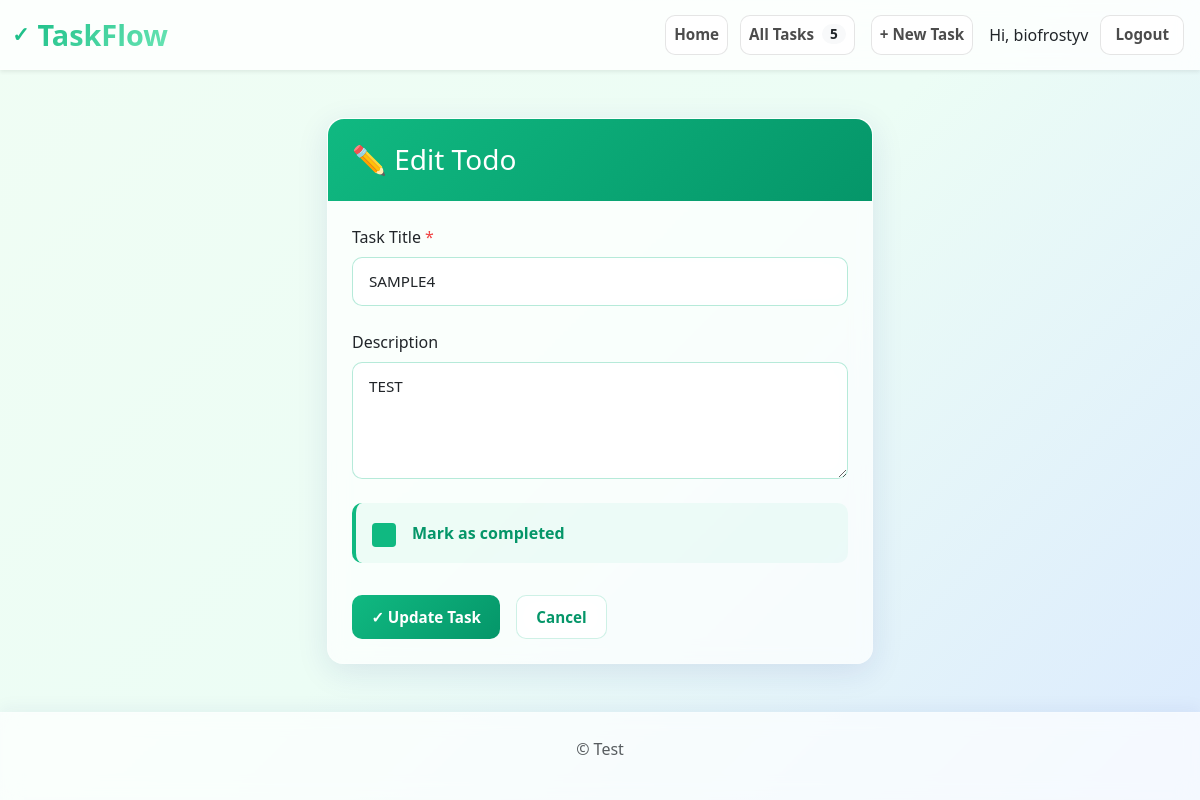
Page /todo/7/edit/ (signed in) on the committed database.
### todoapp/models.py (models this page shows, shortened)
class Todo(models.Model):
    owner = models.ForeignKey(User, on_delete=models.CASCADE, related_name='todos', null=True, blank=True)
    title = models.CharField(max_length=200)
    description = models.TextField(blank=True, null=True)
    completed = models.BooleanField(default=False)
    created_at = models.DateTimeField(auto_now_add=True)
    updated_at = models.DateTimeField(auto_now=True)
    class Meta:
        ordering = ['-created_at']
        verbose_name_plural = 'Todos'

### todoapp/views.py (the view)
# urls.py: path('todo/<int:pk>/edit/', views.todo_update, name='todo_update'),
def todo_update(request, pk):
    todo = get_object_or_404(Todo, pk=pk)
    if todo.owner != request.user:
        return redirect('todo_list')
    if request.method == 'POST':
        form = TodoForm(request.POST, instance=todo)
        if form.is_valid():
            form.save()
            return redirect('todo_detail', pk=todo.pk)
    else:
        form = TodoForm(instance=todo)
    return render(request, 'todoapp/todo_form.html', {'form': form, 'todo': todo, 'title': 'Edit Todo'})

### todoapp/forms.py
class TodoForm(forms.ModelForm):
    class Meta:
        model = Todo
        fields = ['title', 'description', 'completed']
        widgets = {
            'title': forms.TextInput(attrs={
                'class': 'form-control',
                'placeholder': 'Enter todo title'
            }),
            'description': forms.Textarea(attrs={
                'class': 'form-control',
                'placeholder': 'Enter description (optional)',
                'rows': 4
            }),
            'completed': forms.CheckboxInput(attrs={
                'class': 'form-check-input'
            }),
        }

### todoapp/context_processors.py (called while the page is built)
def task_count(request):
    if request.user.is_authenticated:
        count = Todo.objects.filter(owner=request.user).count()
    else:
        count = 0
    return {
        'nav_task_count': count
    }

### todoapp/templates/todoapp/todo_form.html (shortened to what this page needs)
{% extends 'base.html' %}
{% block content %}
<div class="row">
    <div class="col-lg-6 offset-lg-3">
        <div class="card">
            <div class="card-header">
                <h3 class="mb-0">✏️ {{ title }}</h3>
            </div>
            <div class="card-body p-4">
                <form method="POST">
                    <div class="mb-4">
                        <label for="{{ form.title.id_for_label }}" class="form-label">Task Title <span style="color: var(--danger-color);">*</span></label>
                        {{ form.title }}
                    </div>
                    <div class="mb-4">
                        <label for="{{ form.description.id_for_label }}" class="form-label">Description</label>
                        {{ form.description }}
                    </div>
                    <div class="mb-4">
                        <div style="padding: 1rem; background: rgba(16, 185, 129, 0.05); border-radius: 10px; border-left: 4px solid var(--primary-color); display: flex; align-items: center; gap: 1rem;">
                            {{ form.completed }}
                            <label class="form-check-label" for="{{ form.completed.id_for_label }}" style="margin-bottom: 0; cursor: pointer; font-weight: 600; color: var(--primary-dark);">
                                Mark as completed
                            </label>
                        </div>
                    </div>
                    <div class="d-flex gap-3 pt-2">
                        <button type="submit" class="btn btn-primary btn-lg">
                            {% if todo %}✓ Update Task{% else %}+ Create Task{% endif %}
                        </button>
                        <a href="{% url 'todo_list' %}" class="btn btn-secondary btn-lg">Cancel</a>
                    </div>
                </form>
            </div>
        </div>
    </div>
</div>
{% endblock %}

### todoapp/templates/base.html (shortened to what this page needs)
<!DOCTYPE html>
<html lang="en">
<head>
    <link href="https://cdn.jsdelivr.net/npm/bootstrap@5.3.0/dist/css/bootstrap.min.css" rel="stylesheet">
    {% load static %}
    <link rel="stylesheet" href="{% static 'css/style.css' %}">
</head>
<body>
    <nav class="navbar navbar-expand-lg navbar-light sticky-top shadow-sm">
        <div class="container-fluid">
            <a class="navbar-brand" href="{% url 'todo_list' %}">
                <span style="font-size: 1.3rem; margin-right: 0.5rem;">✓</span>TaskFlow
            </a>
            <div class="collapse navbar-collapse" id="navbarNav">
                <ul class="navbar-nav ms-auto">
                    {% url 'todo_list' as home_url %}
                    {% url 'todo_all' as all_url %}
                    <li class="nav-item">
                        <a class="nav-link btn btn-outline-secondary {% if request.path == home_url %}active{% endif %}" href="{{ home_url }}">Home</a>
                    </li>
                    <li class="nav-item">
                        <a class="nav-link btn btn-outline-secondary d-flex align-items-center {% if request.path == all_url %}active{% endif %}" href="{{ all_url }}">All Tasks
                            {% if nav_task_count %}
                                <span class="badge bg-light text-dark ms-2">{{ nav_task_count }}</span>
                            {% endif %}
                        </a>
                    </li>
                    <li class="nav-item">
                        <a class="nav-link btn btn-outline-secondary ms-2" href="{% url 'todo_create' %}">+ New Task</a>
                    </li>
                    {% if request.user.is_authenticated %}
                    <li class="nav-item d-flex align-items-center ms-2">
                        <span class="me-2">Hi, {{ request.user.username }}</span>
                        <a class="btn btn-outline-secondary" href="{% url 'logout' %}">Logout</a>
                    </li>
                    {% else %}
                    <li class="nav-item d-flex align-items-center ms-2">
                        <a class="btn btn-outline-primary me-2" href="{% url 'login' %}">Login</a>
                        <a class="btn btn-outline-success" href="{% url 'register' %}">Register</a>
                    </li>
                    {% endif %}
                </ul>
            </div>
        </div>
    </nav>
    <div class="container mt-5">
        {% block content %}{% endblock %}
    </div>
    <footer class="text-center py-4 mt-5">
        <p class="text-muted">&copy; Test</p>
    </footer>
</body>
</html>

### todoapp/static/css/style.css (style rules this page uses)
:root { --primary-color: #10b981; --primary-dark: #059669; --primary-light: #6ee7b7; --secondary-color: #6c757d; --success-color: #10b981; --danger-color: #ef4444; --warning-color: #f59e0b; --info-color: #3b82f6; --glass-bg: rgba(255, 255, 255, 0.7); --glass-border: rgba(255, 255, 255, 0.18); }
* { margin: 0; padding: 0; box-sizing: border-box; }
body { font-family: 'Segoe UI', Tahoma, Geneva, Verdana, sans-serif; background: linear-gradient(135deg, #f0fdf4 0%, #ecfdf5 50%, #dbeafe 100%); background-attachment: fixed; min-height: 100vh; display: flex; flex-direction: column; }
.container { flex: 1; }
.navbar { background: rgba(255, 255, 255, 0.8) !important; backdrop-filter: blur(10px); border-bottom: 1px solid rgba(255, 255, 255, 0.18); box-shadow: 0 8px 32px rgba(31, 38, 135, 0.1); min-height: 64px; display: flex; align-items: center; }
.navbar-brand { font-size: 1.8rem; font-weight: 700; background: linear-gradient(135deg, var(--primary-color), var(--primary-light)); -webkit-background-clip: text; -webkit-text-fill-color: transparent; background-clip: text; display: flex; align-items: center; }
.navbar .navbar-nav { align-items: center; gap: 0.25rem; }
.navbar .nav-link, .navbar .btn { color: rgba(0, 0, 0, 0.6); display: flex; align-items: center; justify-content: center; height: 40px; padding: 0 14px; border-radius: 10px; transition: all 0.2s ease-in-out; margin-left: 0.25rem; margin-right: 0.25rem; line-height: 1; font-size: 0.95rem; }
.navbar .btn.btn-outline-secondary { border: 1px solid rgba(0, 0, 0, 0.1); color: rgba(0, 0, 0, 0.7); background: rgba(255, 255, 255, 0.8); }
.navbar .badge { display: inline-flex; align-items: center; height: 20px; padding: 0 8px; }
.navbar .collapse.navbar-collapse { align-items: center; }
.card { background: var(--glass-bg); backdrop-filter: blur(10px); border: 1px solid var(--glass-border); box-shadow: 0 8px 32px rgba(31, 38, 135, 0.1); transition: all 0.3s cubic-bezier(0.25, 0.46, 0.45, 0.94); border-radius: 16px; }
.card-header { background: linear-gradient(135deg, var(--primary-color), var(--primary-dark)) !important; border-radius: 16px 16px 0 0 !important; border: none; color: white; padding: 1.5rem; }
.form-control, .form-check-input { border-radius: 10px; border: 1px solid rgba(16, 185, 129, 0.3); background: rgba(255, 255, 255, 0.7); backdrop-filter: blur(10px); transition: all 0.3s ease; font-size: 0.95rem; }
.form-control { padding: 0.75rem 1rem; }
.form-control::placeholder { color: rgba(108, 117, 125, 0.6); }
.form-check-input { width: 1.5rem; height: 1.5rem; cursor: pointer; border: 2px solid rgba(16, 185, 129, 0.3); margin-top: 0.3rem; }
.form-check-input:checked { background-color: var(--primary-color); border-color: var(--primary-color); }
.form-check-label { font-weight: 600; color: var(--primary-dark); margin-bottom: 0 !important; cursor: pointer; user-select: none; }
.btn { border-radius: 10px; font-weight: 600; transition: all 0.3s cubic-bezier(0.25, 0.46, 0.45, 0.94); border: none; padding: 0.6rem 1.2rem; font-size: 0.95rem; }
.btn-primary { background: linear-gradient(135deg, var(--primary-color), var(--primary-dark)); color: white; }
.btn-secondary { background: rgba(255, 255, 255, 0.7); backdrop-filter: blur(10px); border: 1px solid rgba(16, 185, 129, 0.2); color: var(--primary-dark); }
footer { margin-top: auto; background: rgba(255, 255, 255, 0.7); backdrop-filter: blur(10px); border-top: 1px solid rgba(255, 255, 255, 0.18); box-shadow: 0 -4px 16px rgba(31, 38, 135, 0.05); }
.badge { padding: 0.6rem 1rem; border-radius: 20px; font-weight: 600; font-size: 0.85rem; }
.card { animation: fadeIn 0.5s cubic-bezier(0.25, 0.46, 0.45, 0.94); }
.card-body { padding: 1.5rem; }

### rows in the picture
Todo: title "SAMPLE4", description "TEST", completed "☑"

### other values in the picture
{{ nav_task_count }} "5"
{{ request.user.username }} "biofrostyv"
{{ title }} "Edit Todo"
